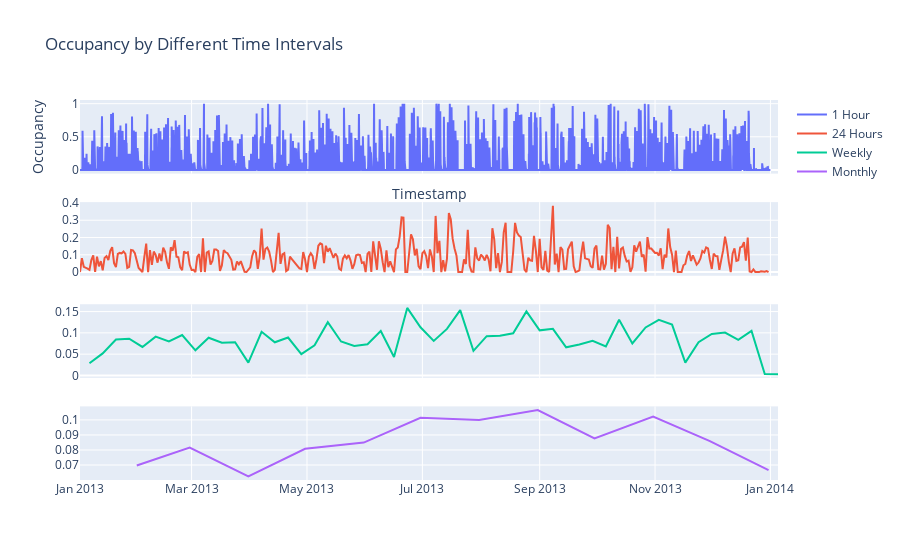

The code cell stored with this chart in its notebook:
### Code cell
import pandas as pd
import plotly.graph_objects as go
from plotly.subplots import make_subplots
import plotly.io as pio

# Assuming your 'timestamp [dd/mm/yyyy HH:MM]' column is in datetime format
merged_df['timestamp [dd/mm/yyyy HH:MM]'] = pd.to_datetime(merged_df['timestamp [dd/mm/yyyy HH:MM]'])

# Resample the data at different intervals
hourly_data = merged_df.resample('1H', on='timestamp [dd/mm/yyyy HH:MM]').mean()
daily_data = merged_df.resample('24H', on='timestamp [dd/mm/yyyy HH:MM]').mean()
weekly_data = merged_df.resample('W', on='timestamp [dd/mm/yyyy HH:MM]').mean()
monthly_data = merged_df.resample('M', on='timestamp [dd/mm/yyyy HH:MM]').mean()

# Create subplots
fig = make_subplots(rows=4, cols=1, shared_xaxes=True)

# Add traces for each aggregated data
fig.add_trace(go.Scatter(x=hourly_data.index, y=hourly_data["ki [0:vacant 1:occupied]"], mode='lines', name='1 Hour'), row=1, col=1)
fig.add_trace(go.Scatter(x=daily_data.index, y=daily_data["ki [0:vacant 1:occupied]"], mode='lines', name='24 Hours'), row=2, col=1)
fig.add_trace(go.Scatter(x=weekly_data.index, y=weekly_data["ki [0:vacant 1:occupied]"], mode='lines', name='Weekly'), row=3, col=1)
fig.add_trace(go.Scatter(x=monthly_data.index, y=monthly_data["ki [0:vacant 1:occupied]"], mode='lines', name='Monthly'), row=4, col=1)

# Update layout
fig.update_layout(title='Occupancy by Different Time Intervals',
                  xaxis_title='Timestamp',
                  yaxis_title='Occupancy')

# Show the figure
fig.show()

# Save the plot as an image
pio.write_image(fig, 'timeseries_plots.png', format='png')

### Figure 1 — Plotly figure (JSON) as saved in the notebook; plotly's stock layout.template omitted (floating-point values rounded to 4 significant figures; data arrays with more than 128 entries replaced by an {"elided": "..."} marker saying what was removed)
{"data": [{"mode": "lines", "name": "1 Hour", "type": "scatter", "x": {"elided": "8760 str values"}, "xaxis": "x", "y": {"elided": "8760 float values"}, "yaxis": "y"}, {"mode": "lines", "name": "24 Hours", "type": "scatter", "x": {"elided": "365 str values"}, "xaxis": "x2", "y": {"elided": "365 float values"}, "yaxis": "y2"}, {"mode": "lines", "name": "Weekly", "type": "scatter", "x": ["2013-01-06T00:00:00", "2013-01-13T00:00:00", "2013-01-20T00:00:00", "2013-01-27T00:00:00", "2013-02-03T00:00:00", "2013-02-10T00:00:00", "2013-02-17T00:00:00", "2013-02-24T00:00:00", "2013-03-03T00:00:00", "2013-03-10T00:00:00", "2013-03-17T00:00:00", "2013-03-24T00:00:00", "2013-03-31T00:00:00", "2013-04-07T00:00:00", "2013-04-14T00:00:00", "2013-04-21T00:00:00", "2013-04-28T00:00:00", "2013-05-05T00:00:00", "2013-05-12T00:00:00", "2013-05-19T00:00:00", "2013-05-26T00:00:00", "2013-06-02T00:00:00", "2013-06-09T00:00:00", "2013-06-16T00:00:00", "2013-06-23T00:00:00", "2013-06-30T00:00:00", "2013-07-07T00:00:00", "2013-07-14T00:00:00", "2013-07-21T00:00:00", "2013-07-28T00:00:00", "2013-08-04T00:00:00", "2013-08-11T00:00:00", "2013-08-18T00:00:00", "2013-08-25T00:00:00", "2013-09-01T00:00:00", "2013-09-08T00:00:00", "2013-09-15T00:00:00", "2013-09-22T00:00:00", "2013-09-29T00:00:00", "2013-10-06T00:00:00", "2013-10-13T00:00:00", "2013-10-20T00:00:00", "2013-10-27T00:00:00", "2013-11-03T00:00:00", "2013-11-10T00:00:00", "2013-11-17T00:00:00", "2013-11-24T00:00:00", "2013-12-01T00:00:00", "2013-12-08T00:00:00", "2013-12-15T00:00:00", "2013-12-22T00:00:00", "2013-12-29T00:00:00", "2014-01-05T00:00:00"], "xaxis": "x3", "y": [0.02849, 0.05171, 0.08442, 0.08612, 0.06696, 0.09118, 0.07987, 0.09491, 0.05899, 0.08859, 0.07668, 0.07783, 0.0301, 0.1026, 0.07787, 0.08905, 0.04999, 0.07079, 0.125, 0.07981, 0.06918, 0.0732, 0.1042, 0.04345, 0.1585, 0.1131, 0.081, 0.1092, 0.1533, 0.05774, 0.09222, 0.0931, 0.0989, 0.1504, 0.1059, 0.1094, 0.066, 0.07254, 0.08129, 0.0682, 0.1309, 0.07499, 0.1127, 0.1307, 0.1195, 0.03015, 0.07807, 0.09741, 0.1006, 0.08339, 0.1045, 0.003378, 0.002917], "yaxis": "y3"}, {"mode": "lines", "name": "Monthly", "type": "scatter", "x": ["2013-01-31T00:00:00", "2013-02-28T00:00:00", "2013-03-31T00:00:00", "2013-04-30T00:00:00", "2013-05-31T00:00:00", "2013-06-30T00:00:00", "2013-07-31T00:00:00", "2013-08-31T00:00:00", "2013-09-30T00:00:00", "2013-10-31T00:00:00", "2013-11-30T00:00:00", "2013-12-31T00:00:00"], "xaxis": "x4", "y": [0.06967, 0.08159, 0.06251, 0.08082, 0.08491, 0.1013, 0.09992, 0.1065, 0.08776, 0.1022, 0.08584, 0.06667], "yaxis": "y4"}], "layout": {"title": {"text": "Occupancy by Different Time Intervals"}, "xaxis": {"anchor": "y", "domain": [0, 1], "matches": "x4", "showticklabels": false, "title": {"text": "Timestamp"}}, "xaxis2": {"anchor": "y2", "domain": [0, 1], "matches": "x4", "showticklabels": false}, "xaxis3": {"anchor": "y3", "domain": [0, 1], "matches": "x4", "showticklabels": false}, "xaxis4": {"anchor": "y4", "domain": [0, 1]}, "yaxis": {"anchor": "x", "domain": [0.8063, 1], "title": {"text": "Occupancy"}}, "yaxis2": {"anchor": "x2", "domain": [0.5375, 0.7312]}, "yaxis3": {"anchor": "x3", "domain": [0.2687, 0.4625]}, "yaxis4": {"anchor": "x4", "domain": [0, 0.1938]}}}
